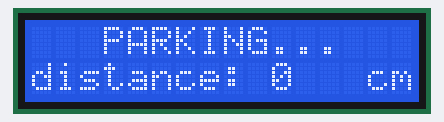
Bench run of a sketch on a simulated Arduino Uno, built with avr-gcc and run on an emulated ATmega328P. Shown: 16×2 character LCD.

Above: at 0.09 s.
At 5.05 s:
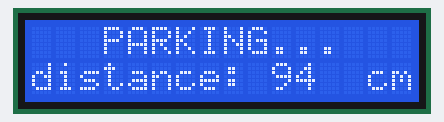
At 9.99 s:
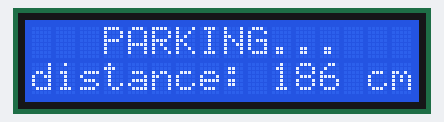
At 19.99 s:
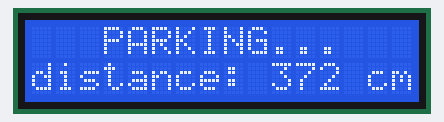
At 29.89 s:
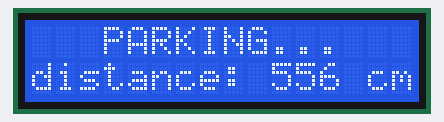
At 39.89 s:
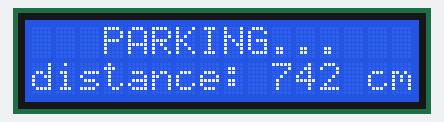

The sketch:

lcd.ino
```cpp
#include <Wire.h>
#include <LiquidCrystal_I2C.h>

LiquidCrystal_I2C lcd(0x3F, 16, 2); // 0x3F or 0x27

int i = 0;

void setup()
{
  //lcd display
  lcd.init();
  lcd.backlight();
  lcd.setCursor(3, 0);
  lcd.print("PARKING...");
  lcd.setCursor(0, 1);
  lcd.print("distance:");
  lcd.setCursor(14, 1);
  lcd.print("cm");
}

void loop()
{
  lcd.setCursor(10, 1);
  // Выводим на экран количество секунд с момента запуска ардуины
  lcd.print(i);
  delay(50);
  i++;
}
```
